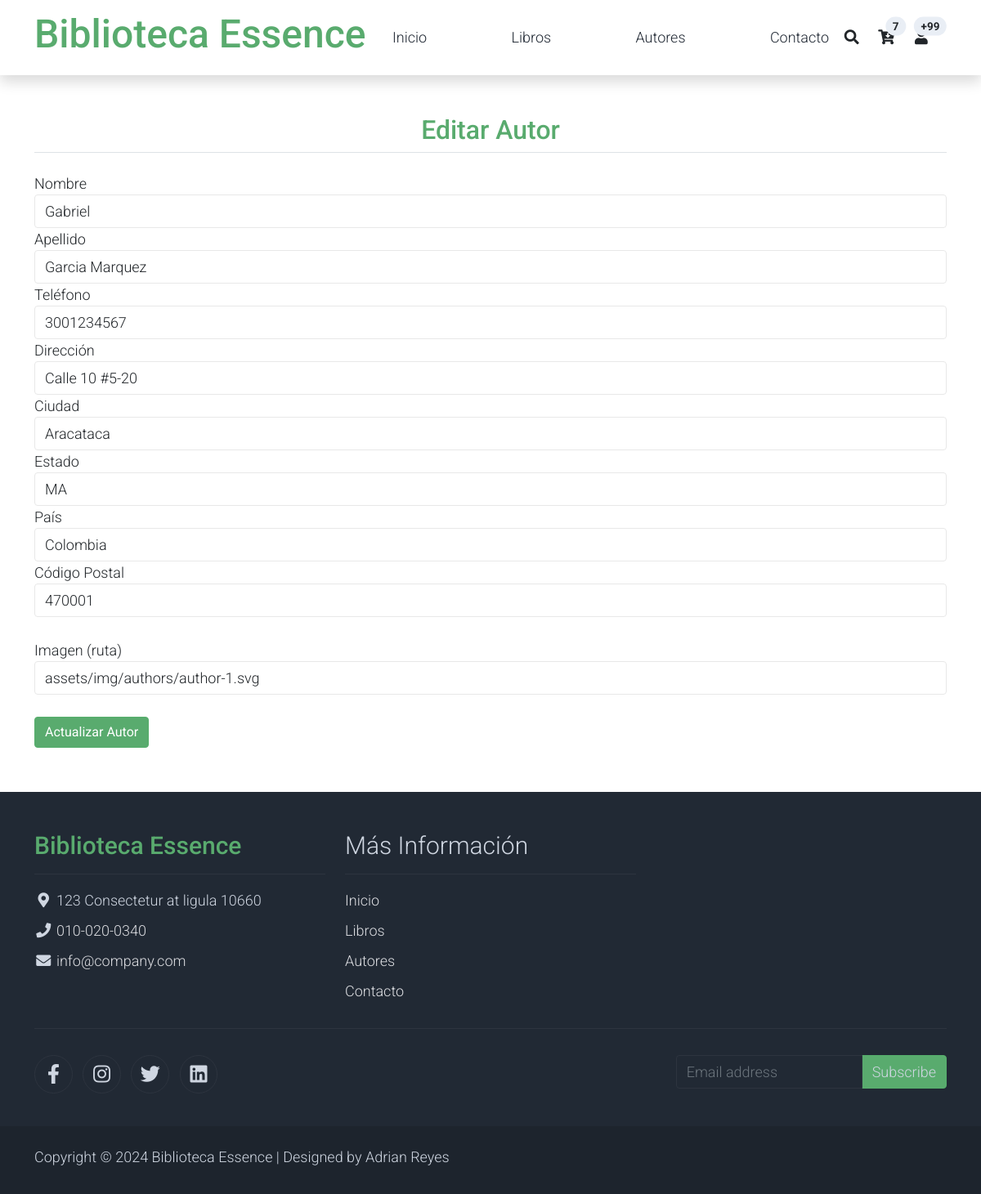
The page /crud_autores.php?id=A0000000001 on the database its author committed.
### tables this page shows
CREATE TABLE autores (
                id_autor TEXT PRIMARY KEY,
                nombre TEXT NOT NULL,
                apellido TEXT NOT NULL,
                telefono TEXT NOT NULL,
                direccion TEXT NOT NULL,
                ciudad TEXT NOT NULL,
                estado TEXT NOT NULL,
                pais TEXT NOT NULL,
                cod_postal TEXT NOT NULL
            , photo_path TEXT);

### crud_autores.php (the view, shortened to what this page needs)
<?php
include 'Base de Datos/conexion2.php';
$db = new DBConnection();
$conn = $db->getConnection();
if ($_SERVER['REQUEST_METHOD'] === 'POST') {
    $id_autor = $_POST['id_autor'] ?? null;
    $nombre = $_POST['nombre'];
    $apellido = $_POST['apellido'];
    $telefono = $_POST['telefono'];
    $direccion = $_POST['direccion'];
    $ciudad = $_POST['ciudad'];
    $estado = substr($_POST['estado'], 0, 2);
    $pais = $_POST['pais'];
    $cod_postal = $_POST['cod_postal'];
    $photo_path = $_POST['photo_path'] ?? '';
    if (empty($id_autor)) {
        $stmt = $conn->query("SELECT MAX(CAST(SUBSTR(id_autor, 2) AS INTEGER)) as max_id FROM autores");
        $result = $stmt->fetch(PDO::FETCH_ASSOC);
        $new_id = $result['max_id'] + 1;
        $id_autor = 'A' . str_pad($new_id, 10, '0', STR_PAD_LEFT);
        $sql = "INSERT INTO autores (id_autor, nombre, apellido, telefono, direccion, ciudad, estado, pais, cod_postal, photo_path)
            VALUES (:id_autor, :nombre, :apellido, :telefono, :direccion, :ciudad, :estado, :pais, :cod_postal, :photo_path)";
    } else {
        $sql = "UPDATE autores SET nombre = :nombre, apellido = :apellido, telefono = :telefono,
            direccion = :direccion, ciudad = :ciudad, estado = :estado, pais = :pais,
            cod_postal = :cod_postal, photo_path = :photo_path WHERE id_autor = :id_autor";
    }
    $stmt = $conn->prepare($sql);
    $stmt->bindParam(':id_autor', $id_autor);
    $stmt->bindParam(':nombre', $nombre);
    $stmt->bindParam(':apellido', $apellido);
    $stmt->bindParam(':telefono', $telefono);
    $stmt->bindParam(':direccion', $direccion);
    $stmt->bindParam(':ciudad', $ciudad);
    $stmt->bindParam(':estado', $estado);
    $stmt->bindParam(':pais', $pais);
    $stmt->bindParam(':cod_postal', $cod_postal);
    $stmt->bindParam(':photo_path', $photo_path);
    if ($stmt->execute()) {
        header('Location: autores.php');
        exit();
    } else {
        echo "Error: " . $stmt->errorInfo()[2];
    }
} elseif (isset($_GET['id'])) {
    $id_autor = $_GET['id'];
    $sql = "SELECT * FROM autores WHERE id_autor = :id_autor";
    $stmt = $conn->prepare($sql);
    $stmt->bindParam(':id_autor', $id_autor);
    $stmt->execute();
    $autor = $stmt->fetch(PDO::FETCH_ASSOC);
}
?>
<!DOCTYPE html>
<html lang="es">
<head>
    <link rel="stylesheet" href="assets/css/bootstrap.min.css">
</head>
<body>
    <?php include ("template/menu.php"); ?>
    <div class="container mt-5">
        <h2 class="text-center text-success mb-4 pb-2 border-bottom"><?= isset($_GET['id']) ? 'Editar' : 'Añadir' ?> Autor</h2>
        <form action="crud_autores.php" method="post">
            <div class="form-group">
                <label for="nombre">Nombre</label>
                <input type="text" name="nombre" class="form-control" value="<?= $autor['nombre'] ?>" required>
            </div>
            <div class="form-group">
                <label for="apellido">Apellido</label>
                <input type="text" name="apellido" class="form-control" value="<?= $autor['apellido'] ?>" required>
            </div>
            <div class="form-group">
                <label for="telefono">Teléfono</label>
                <input type="text" name="telefono" class="form-control" value="<?= $autor['telefono'] ?>" required>
            </div>
            <div class="form-group">
                <label for="direccion">Dirección</label>
                <input type="text" name="direccion" class="form-control" value="<?= $autor['direccion'] ?>" required>
            </div>
            <div class="form-group">
                <label for="ciudad">Ciudad</label>
                <input type="text" name="ciudad" class="form-control" value="<?= $autor['ciudad'] ?>" required>
            </div>
            <div class="form-group">
                <label for="estado">Estado</label>
                <input type="text" name="estado" class="form-control" value="<?= $autor['estado'] ?>" required>
            </div>
            <div class="form-group">
                <label for="pais">País</label>
                <input type="text" name="pais" class="form-control" value="<?= $autor['pais'] ?>" required>
            </div>
            <div class="form-group">
                <label for="cod_postal">Código Postal</label>
                <input type="text" name="cod_postal" class="form-control" value="<?= $autor['cod_postal'] ?>" required>
                <br>
            </div>
            <div class="form-group">
                <label for="photo_path">Imagen (ruta)</label>
                <input type="text" name="photo_path" class="form-control" value="<?= $autor['photo_path'] ?>" placeholder="assets/img/authors/author-1.svg">
                <br>
            </div>
            <button type="submit" class="btn btn-success"><?= isset($_GET['id']) ? 'Actualizar' : 'Añadir' ?> Autor</button>
        </form>
        <br><br>
    </div>
    <?php include ("template/footer.php"); ?>
</body>
</html>

### assets/css/templatemo.css (style rules this page uses)
body, ul, li, p, a, label, input, div { font-family: 'Roboto', sans-serif; font-size: 18px !important; font-weight: 300 !important; }
.text-success { color: #59ab6e !important; }
.btn-success { background-color: #59ab6e !important; border-color: #56ae6c !important; }
.form-control { border: 1px solid #e8e8e8; }

### rows shown on the page
autores: nombre "Gabriel", apellido "Garcia Marquez", telefono "3001234567", direccion "Calle 10 #5-20", ciudad "Aracataca", estado "MA", pais "Colombia", cod_postal "470001", photo_path "assets/img/authors/author-1.svg"
